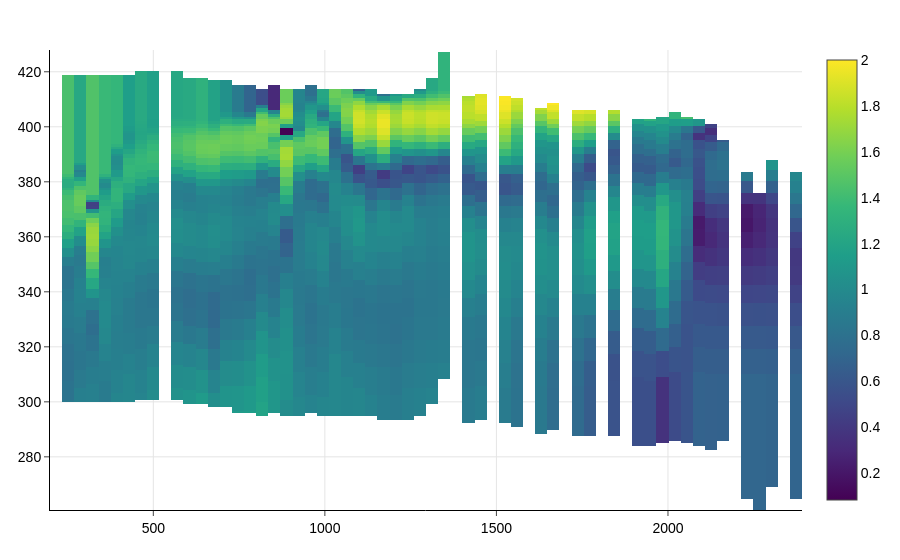

Write notebook code for a chart like this one.
### Code cell
res_elev_with_gaps = np.zeros(res_elev.shape[:1]+x_with_gaps.shape)
res_elev_with_gaps[:,:] = np.nan
res_elev_with_gaps[:, i_x] = res_elev
fig=px.imshow(res_elev_with_gaps, x=x_with_gaps, y=elev_grid, aspect='auto', origin='lower')
fig

### Figure 1 — Plotly figure (JSON) as saved in the notebook; plotly's stock layout.template omitted (floating-point values rounded to 4 significant figures; data arrays with more than 128 entries replaced by an {"elided": "..."} marker saying what was removed)
{"data": [{"coloraxis": "coloraxis", "hovertemplate": "x: %{x}<br>y: %{y}<br>color: %{z}<extra></extra>", "name": "0", "type": "heatmap", "x": [NaN, 180.3, 217.4, 257.6, 300.9, 339.9, 373.9, 411.0, 452.1, NaN, 501.6, 534.7, 575.1, 614.8, 652.8, 686.2, 717.6, 739.6, 761.5, 794.2, 826.4, 865.1, 909.7, 951.9, 993.1, 1035.0, 1066.0, 1097.0, 1123.0, 1155.0, 1182.0, 1216.0, 1241.0, NaN, 1649.0, 1687.0, NaN, 1753.0, 1781.0, NaN, 1826.0, 1871.0, NaN, 1919.0, 1962.0, NaN, 2009.0, NaN, 2059.0, 2059.0, 2101.0, 2140.0, 2176.0, 2212.0, 2249.0, 2287.0, NaN, 2364.0, 2382.0, 2399.0, NaN, 2456.0], "xaxis": "x", "y": {"elided": "200 float values"}, "yaxis": "y", "z": {"elided": "200x62 float values"}}], "layout": {"coloraxis": {"colorscale": [[0, "#440154"], [0.1111, "#482878"], [0.2222, "#3e4989"], [0.3333, "#31688e"], [0.4444, "#26828e"], [0.5556, "#1f9e89"], [0.6667, "#35b779"], [0.7778, "#6ece58"], [0.8889, "#b5de2b"], [1, "#fde725"]]}, "xaxis": {"anchor": "y", "domain": [0, 1]}, "yaxis": {"anchor": "x", "autorange": true, "domain": [0, 1]}}}
